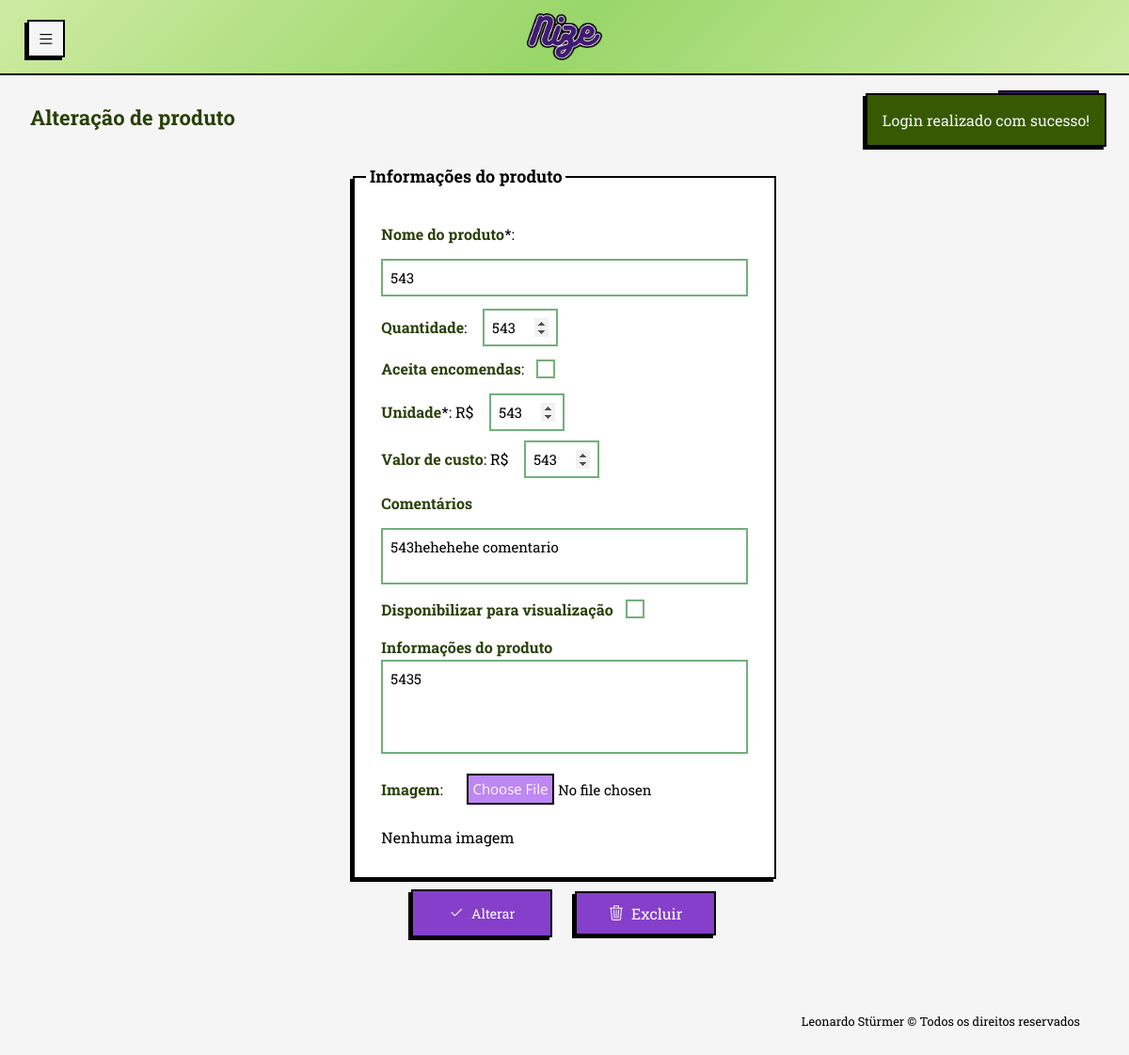
The app's page /php/view/produtos/alteracao_produto.php?id=24 (signed in), older data.
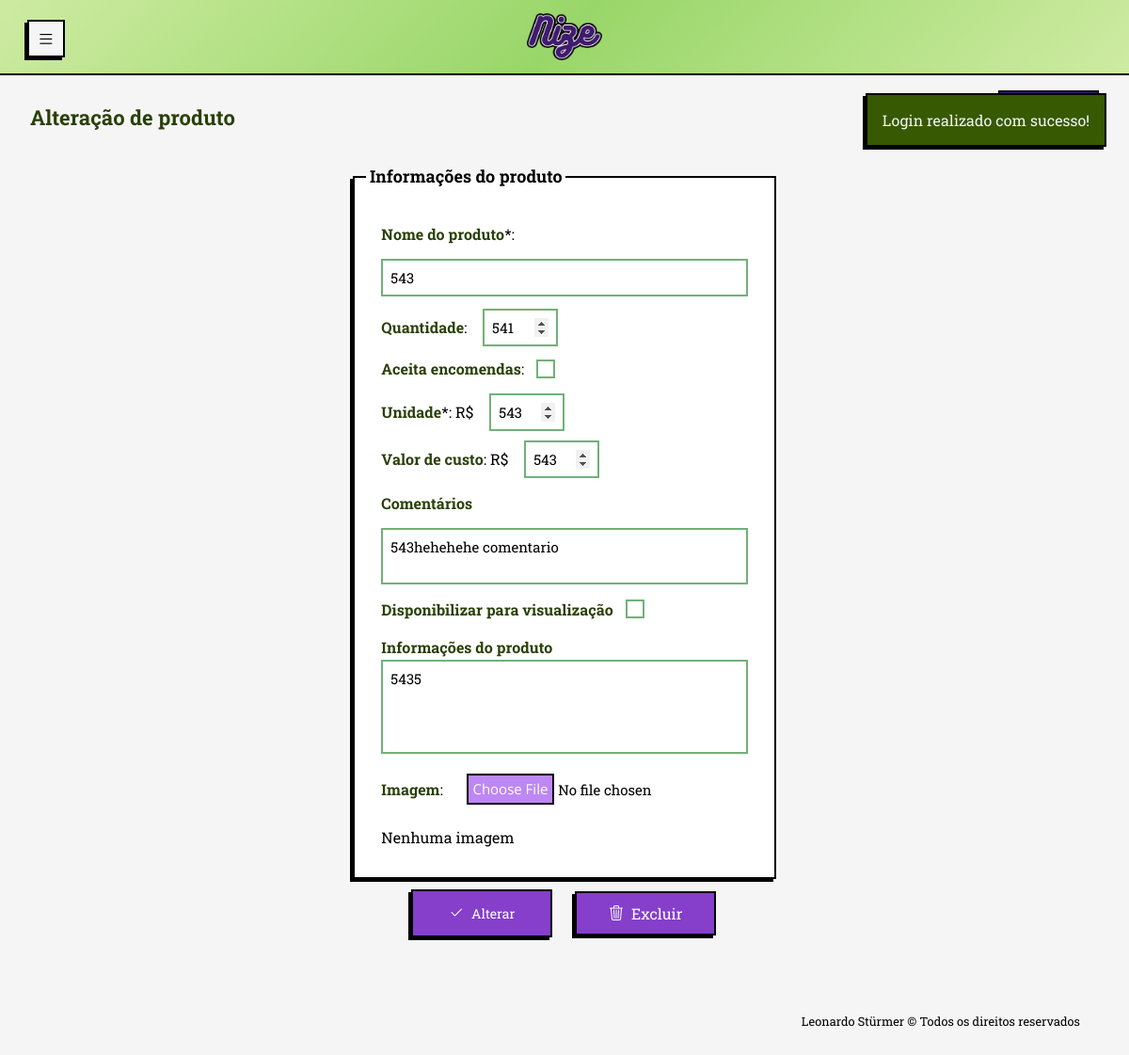
The same page, newer data.
### tables this page shows
CREATE TABLE produtos (
            id_produto INTEGER PRIMARY KEY AUTOINCREMENT NOT NULL,
            id_usuario INTEGER NOT NULL,
            nome TEXT NOT NULL,
            valor_unitario REAL NOT NULL,
            quantidade INTEGER NULL,
            imagem TEXT NULL,
            aceita_encomenda INTEGER NULL,
            descricao TEXT NULL,
            valor_custo REAL NULL,
            aceita_visualizacao INTEGER NULL,
            created_at TIMESTAMP NOT NULL DEFAULT CURRENT_TIMESTAMP, comentario,
            FOREIGN KEY (id_usuario) REFERENCES usuario (id_usuario)
    );

### php/persistence/conexaoBanco.class.php (called while the page is built, shortened)
<?php
class ConexaoBanco extends PDO {
    private static $instancia = null;
    public static function getInstancia() {
        if (!isset(self::$instancia)) {
            try {
                $caminhoBanco = __DIR__ . '/nize_database.db';
                $dsn = "sqlite:" . $caminhoBanco;
                self::$instancia = new ConexaoBanco($dsn, null, null);
                self::$instancia->setAttribute(PDO::ATTR_ERRMODE, PDO::ERRMODE_EXCEPTION);
                self::$instancia->setAttribute(PDO::ATTR_DEFAULT_FETCH_MODE, PDO::FETCH_ASSOC);
            } catch (PDOException $e) {
                $msg_erro = urlencode("Erro ao conectar com o banco SQLite: " . $e->getMessage());
                header("location:../view/general/erro.php?msg=" . $msg_erro);
                exit;
            }
        }
        return self::$instancia;
    }
}

### php/dao/produtodao.class.php (called while the page is built, shortened)
<?php
require_once __DIR__ . '/../persistence/conexaoBanco.class.php';
class ProdutoDAO{
    private $conexao;
    public function __construct() {
        $this-> conexao = ConexaoBanco::getInstancia();
    }
    public function buscarPorId($id){
        try {
            $sql = $this->conexao->prepare("SELECT * FROM produtos WHERE id_produto = :id");
            $sql->bindValue(":id", $id);
            $sql->execute();
            return $sql->fetch(PDO::FETCH_ASSOC);
        } catch (PDOException $e) {
            $_SESSION['msg'] = "<p class='error-msg'>Erro ao buscar ID: " . $e->getMessage() . "</p>";
        }
    }
}

### php/view/produtos/alteracao_produto.php (the view, shortened to what this page needs)
<?php
require_once '../../dao/produtodao.class.php';
$id_produto = $_GET['id'] ?? null;
$produtoDAO = new ProdutoDAO();
$produto = $produtoDAO->buscarPorId($id_produto);
?>
<!DOCTYPE html>
<html lang="pt-br">
<head>
  <link rel="stylesheet" href="../../../css/normalize.css">
  <link rel="stylesheet" href="../../../css/query.css">
  <link rel="stylesheet" href="../../../css/style.css">
  <link rel="stylesheet" href="../../../css/sidebar.css">
  <link rel="stylesheet" href="https://cdn.jsdelivr.net/npm/bootstrap-icons@1.13.1/font/bootstrap-icons.min.css">
</head>
<body>
  <header id="header-mobile">
    <div class="container-header">
      <a href="#" data-resize-btn-mobile class="btn-menu" title="Esconder/expandir menu">
        <i class="bi bi-list"></i>
      </a>
      <a href="../general/tela_inicial.php" class="link-logo-header" title="Tela inicial">
        <img src="../../../img/logo/nize_new.png" alt="Nize logotipo" id="logo-header">
      </a>
    </div>
  </header>
  <main class='conteudo-pagina'>
    <div class="internal-nav">
      <div class="internal-nav-links">
        <h1>Alteração de produto</h1>
        <a href="visualizacao_produtos.php" title="Tela de produtos"><span class="bi bi-arrow-left"></span>Voltar</a>
      </div>
    </div>
    <?php
    if (isset($_SESSION["msg"])) {
      echo "<div id='session-msg'>" . $_SESSION['msg'] .  "</div>";
    }
    if ($produto['aceita_encomenda'] !== 1) {
      $checkEncomenda = "";
    } else {
      $checkEncomenda = "checked";
    }
    if ($produto['aceita_visualizacao'] !== 1) {
      $checkVisualizacao = "";
    } else {
      $checkVisualizacao = "checked";
    }
    ?>
    <form action="../../controller/produtoControle.php?op=alterar&id=<?php echo $produto['id_produto'] ?>" method="post" enctype="multipart/form-data" class="form-cadastro-produto">
      <fieldset id="products-form">
        <legend>Informações do produto</legend>
        <div class="inner-products-form">
          <label><strong>Nome do produto</strong>*:</label>
          <input type="text" id="nomeProduto" name="nomeProduto" class="input-produto alt-nome-produto" value="<?php echo htmlspecialchars($produto['nome']); ?>" autocomplete="off" required>
          <div class="div-inner-products">
            <label><strong>Quantidade</strong>:
              <input type="number"  step="1" min="0" onkeydown="return ['Backspace', 'Delete', 'ArrowLeft', 'ArrowRight'].includes(event.key) || !isNaN(Number(event.key))" id="quantidadeProduto" name="quantidadeProduto" class="input-produto" value="<?php echo htmlspecialchars($produto['quantidade']); ?>" maxlength="3" autocomplete="off">
            </label>
            <label class="checkbox-acc" for="">
              <strong>Aceita encomendas</strong>:
              <input type="checkbox" id="aceitaEncomenda" name="aceitaEncomenda" class="input-produto" value="1" <?php echo " $checkEncomenda"; ?>>
            </label>
          </div>
          <div class="div-inner-products">
            <label><strong>Unidade</strong>*: R$
              <input type="number" min="0" id="valorUnitario" name="valorUnitario" step="0.10" class="input-produto" value="<?php echo htmlspecialchars($produto['valor_unitario']); ?>" autocomplete="off" required>
            </label>
            <label><strong>Valor de custo</strong>: R$
              <input type="number" min="0" id="valorCusto" name="valorCusto" step="0.10" class="input-produto" value="<?php echo htmlspecialchars($produto['valor_custo']); ?>" autocomplete="off">
            </label>
          </div>
          <label class="comentario-produtos" for="comentarioProduto">
            <strong>Comentários</strong>
          </label>
          <textarea name="comentarioProduto" id="comentarioProduto" placeholder="Adicione comentarios pessoais sobre o produto" class="input-produto" autocomplete="off"><?php echo htmlspecialchars($produto['comentario']); ?></textarea>
          <label class="checkbox-acc" for="">
            <strong>Disponibilizar para visualização</strong>
              <input type="checkbox" id="aceitaVisualizacao" name="aceitaVisualizacao" class="input-produto" value="1" autocomplete="off" <?php echo " $checkVisualizacao";?>>
          </label>
          <label class="descricao-produtos" for="descricaoProduto">
            <strong>Informações do produto</strong>
            <textarea name="descricaoProduto" id="descricaoProduto" class="input-produto" autocomplete="off"><?php echo htmlspecialchars($produto['descricao']); ?></textarea>
          </label>
          <label><strong>Imagem</strong>:
            <input type="file" name="imagemProduto" id="imagemProduto" class="input-produto" accept=".png, .jpg">
          </label>
          <?php if (!empty($produto['imagem'])): ?>
            <?php echo "<img src='../../persistence/uploads/" . htmlspecialchars($produto['imagem']) . "' alt='imagem do produto' class='img-produtos img-alt-produto'>" ?>
            <span class="span-alt-img">(Será mantida se não enviar outra)</span>
          <?php else: ?>
            <span>Nenhuma imagem</span>
          <?php endif; ?>
        </div>
      </fieldset>
      <div id="form-products-buttons">
        <button type="submit"><span class="bi bi-check2"></span>Alterar</button>
        <a href="../../controller/produtoControle.php?op=excluir&id=<?php echo $produto['id_produto'] ?>" onclick="return confirm('Deseja mesmo excluir?');"><span class="bi bi-trash3"></span>Excluir</a>
      </div>
    </form>
    <footer>Leonardo Stürmer &copy; Todos os direitos reservados</footer>
  </main>
</body>
</html>

### css/query.css (style rules this page uses)
@media screen and (max-width: 1280px) { main { margin-top: 1.5em; margin-left: 1em; } }
@media screen and (max-width: 1280px) { main.conteudo-pagina { margin: 3em 0; padding: 2em 2em; } }
@media screen and (max-width: 1280px) { .success-msg, .error-msg { color: whitesmoke; border: 2px solid black; box-shadow: var(--box-shadow); font-size: 16px; position: absolute; top: 3.2em; right: 1.5em; width: fit-content; max-width: 300px; padding: 0.8em 1rem; z-index: 99999; } }
@media screen and (max-width: 1280px) { h1 { font-size: 22px; } }
@media screen and (max-width: 1280px) { .btn-menu { position: fixed; left: 1em; top: 0.5em; } }
div.div-inner-products { flex-direction: column; }
#form-products-buttons > button { padding: 0.5em 0.5em; font-size: 14px; width: 30%; }

### css/style.css (style rules this page uses)
.internal-nav { display: inline-block; margin-bottom: 2em 0; gap: 20px; }
.internal-nav-links h1 { padding: 0; color: var(--darkGreen); text-align: left; }
.internal-nav-links { padding: 0; margin: 0; display: flex; justify-content: space-between; align-items: center; }
.internal-nav-links > a { text-decoration: none; border: var(--border); box-shadow: var(--box-shadow); background-color: var(--darkerPurple); padding: 0.8em; color: white; width: fit-content; text-align: center; margin: 1em 0; }
.form-cadastro-produto { display: block; flex-direction: column; align-self: center; }
#form-products-buttons { display: flex; justify-content: center; }
#form-products-buttons span.bi { display: flex; justify-content: center; margin-left: 0px; }
#form-products-buttons > button, #form-products-buttons > a { width: 150px; padding: 0.5em; display: flex; justify-content: center; align-items: center; }
#products-form { border: var(--border); box-shadow: var(--box-shadow); background-color: white; padding: 0.8em; display: flex; justify-content: center; margin: 0 auto; width: 100%; }
#products-form > legend { font-size: 18px; padding: 0.2em; color: black; font-weight: bolder; }
.inner-products-form { display: flex; justify-content: center; flex-direction: column; gap: 0.8rem; font-size: 16px; padding: 1rem; text-align: left; width: 100%; }
.inner-products-form > input[type="text"], .inner-products-form > input[type="file"], .inner-products-form > textarea { margin-left: 0; width: 100%; }
.inner-products-form input[type="number"] { width: 5rem; }
.div-inner-products { display: flex; flex-direction: row; justify-content: space-between; gap: 10px; }
#nomeProduto.input-produto, #nomeProduto.alt-nome-produto { width: 100%; }
.inner-products-form strong { color: var(--darkGreen); font-weight: 700; }
.input-produto { background-color: white; font-size: 15px; margin-left: 0.8rem; padding: 0.5rem; }
#descricaoProduto.input-produto { width: 100%; height: 100px; }
.checkbox-acc { display: flex; align-items: center; }
.descricao-produtos { display: flex; align-items: start; flex-direction: column; }
.descricao-produtos > textarea { height: 10rem; margin: 0; }

### css/sidebar.css (style rules this page uses)
* { margin: 0; padding: 0; box-sizing: border-box; }
body { --sb-width: 8rem; font-family: system-ui, sans-serif; font-size: 16px; line-height: 1.7; }
header { visibility: hidden; width: 0em; }
#logo-header { width: 80px; margin: 0em auto; transition: width 0.4s ease-in-out, transform 0.8s ease-in-out, opacity 0.4s ease-in-out; transform: rotate(0deg); }
.link-logo-header, .link-logo-header:hover { background-color: transparent; border: none; box-shadow: none; align-content: center; }
.container-header { background: linear-gradient(134deg,rgba(206, 235, 162, 1) 0%, rgba(153, 214, 105, 1) 50%, rgba(206, 235, 162, 1) 100%); border-bottom: var(--border); display: flex; flex-direction: row; justify-content: center; width: 100%; transition: border 0.3s ease-in-out; }
#header-mobile .btn-menu i { margin-top: -5px; padding: 0; font-size: 1.2em; }
.btn-menu { background-color: whitesmoke; color: black; padding: 0.5em; width: 2.5em; height: 2.5em; display: flex; flex-direction: column; align-content: center; justify-content: space-between; }
main { transition: margin-left 0.4s ease-in-out; }
@media (min-width: 0px) { main { margin-left: var(--sb-width); } }
@media screen and (max-width: 1280px) { header { visibility: visible; position: fixed; top: 0; z-index: 9999; display: flex; flex-direction: row; width: 100dvw; height: 5em; } }

Row changes from the older to the newer data that the page shows:
changed produtos "543hehehehe comentario": quantidadeProduto "543" → "541"
